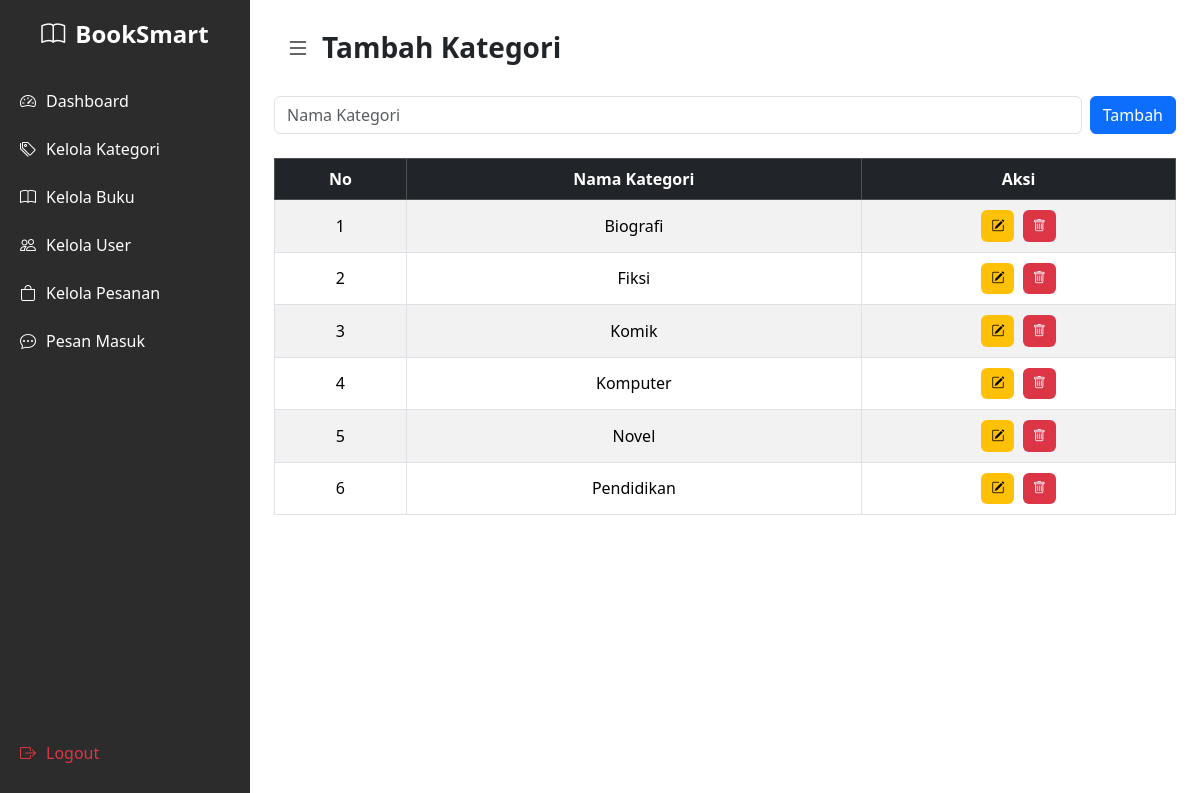
The page /admin/kategori.php on the database its author committed.
### tables this page shows
CREATE TABLE `kategori` (
  `id_kategori` int(11) NOT NULL,
  `nama_kategori` varchar(100) DEFAULT NULL
);

### admin/kategori.php (the view, shortened to what this page needs)
<?php
include '../bookstore/koneksi.php';
$editMode = false;
$result = mysqli_query($conn, "SELECT * FROM kategori ORDER BY nama_kategori ASC");
?>
<!DOCTYPE html>
<html lang="id">
<head>
    <link href="https://cdn.jsdelivr.net/npm/bootstrap@5.3.2/dist/css/bootstrap.min.css" rel="stylesheet">
    <link href="https://cdn.jsdelivr.net/npm/bootstrap-icons@1.10.5/font/bootstrap-icons.css" rel="stylesheet">
</head>
<body>
    <?php include 'sidebar.php'; ?>
    <div class="main-content p-4">
        <div class="d-flex align-items-center mb-4">
            <button id="toggle-btn" class="btn btn-outline-secondary"><i class="bi bi-list"></i></button>
            <h3 class="fw-bold mb-0">
                <?= $editMode ? 'Edit Kategori' : 'Tambah Kategori' ?>
            </h3>
        </div>
        <form method="POST" class="d-flex gap-2 mb-4">
            <input type="text" name="nama_kategori"class="form-control" placeholder="Nama Kategori" required value="<?= $editMode ? htmlspecialchars($kategori_edit['nama_kategori']) : '' ?>">
            <?php if ($editMode) : ?>
             <button type="submit" name="update" class="btn btn-warning">Update</button>
                <a href="kategori.php" class="btn btn-secondary">Batal</a>
            <?php else: ?>
            <button type="submit" name="tambah" class="btn btn-primary">Tambah</button>
            <?php endif ?>
        </form>
        <div class="card-body table-responsive">
        <table class="table table-bordered table-striped align-middle text-center">
            <thead class="table-dark">
                <tr>
                    <th>No</th>
                    <th>Nama Kategori</th>
                    <th>Aksi</th>
                </tr>
            </thead>
            <tbody>
                <?php $no =1; while ($row = mysqli_fetch_assoc($result)): ?>
                    <tr>
                        <td><?= $no++ ?></td>
                        <td><?= htmlspecialchars($row['nama_kategori']) ?></td>
                        <td class="action-btn">
                            <a href="kategori.php?edit=<?= $row['id_kategori'] ?>" class="edit-btn"><i class="bi bi-pencil-square"></i></a>
                            <a href="kategori.php?hapus=<?= $row['id_kategori'] ?>" class="delete-btn" onclick="return confirm('Yakin ingin menghapus kategori ini?')"><i class="bi bi-trash"></i></a>
                        </td>
                    </tr>
                <?php endwhile; ?>
            </tbody>
        </table>
        </div>
    </div>
</body>
</html>

### admin/kategori.php (style rules this page uses)
.action-btn a { display: inline-block; padding: 6px 10px; border-radius: 6px; font-size: 13px; font-weight: 600; text-decoration: none; margin: 2px; }
.edit-btn { background-color: #ffc107; color: #000; }
.delete-btn { background-color: #dc3545; color: #fff; }

### admin/sidebar.php (style rules this page uses)
.main-content { margin-left: 250px; padding: 30px; transition: margin-left 0.3s ease; }
#toggle-btn { background: none; border: none; color: #2c2c2c; font-size: 24px; cursor: pointer; }

### rows shown on the page
kategori: nama_kategori "Biografi"
kategori: nama_kategori "Fiksi"
kategori: nama_kategori "Komik"
kategori: nama_kategori "Komputer"
kategori: nama_kategori "Novel"
kategori: nama_kategori "Pendidikan"
